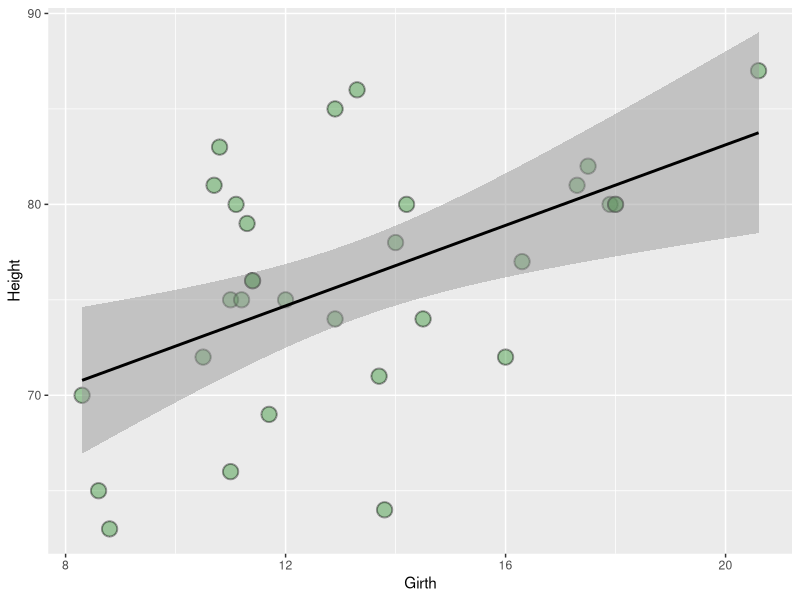
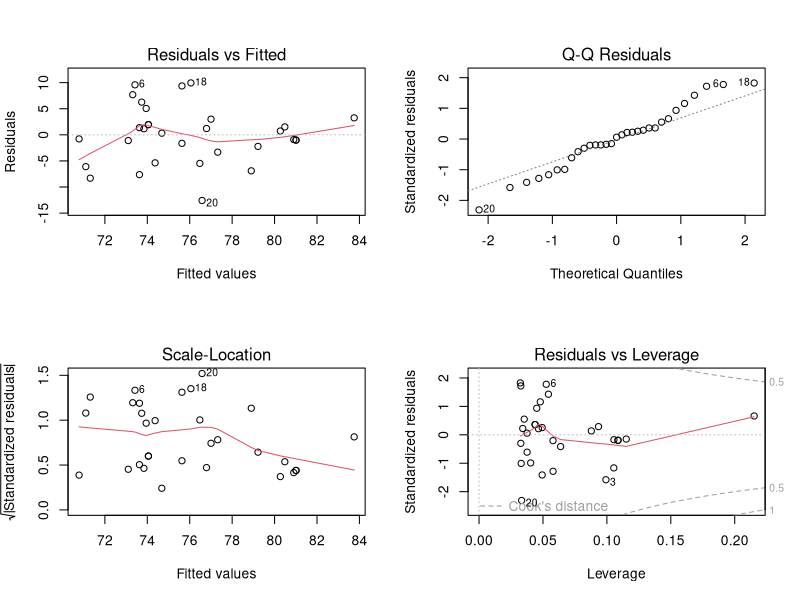
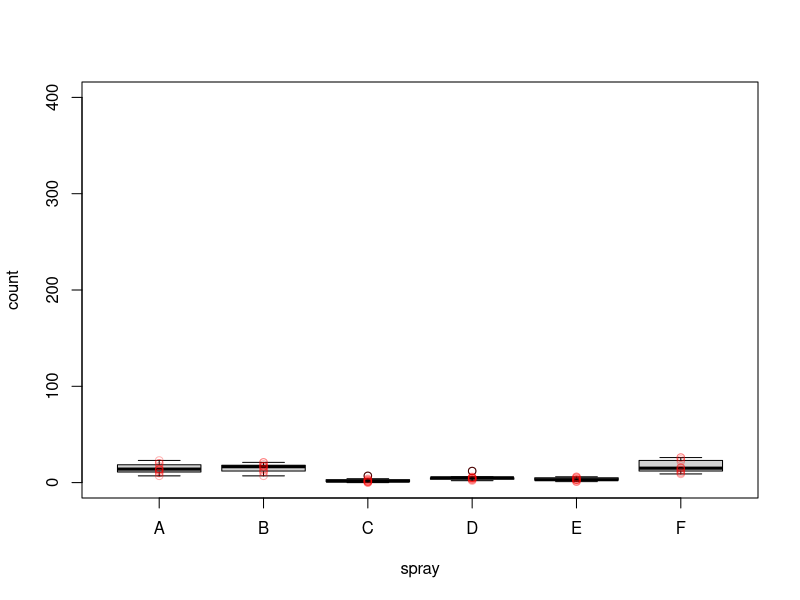
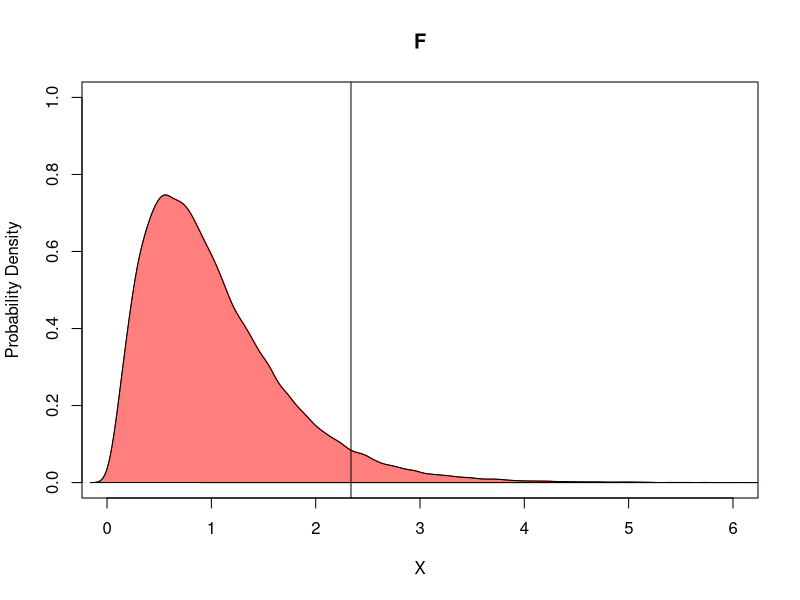

These charts were generated, in order, by the following R code:
#Homework 2.8 Matthew Winter 

data("trees")
install.packages('lmtest')
library('lmtest')
head(trees)
library(ggplot2)
tr <- ggplot(aes(x = Girth, y = Height), data = trees) +
  geom_point(size=4.5, shape=21, fill="forestgreen", color="black", stroke=1, alpha=0.4) +
  stat_smooth(method = "lm", alpha=0.5, color="black")
tr
trm1 = lm(Height~Girth, data=trees)
set.seed(1)
par(mfrow = c(2,2))
plot(trm1)

#1: The scale location plot does not show a horizontal line with equally, randomly spread points,----
#meaning the equal variance assumption is not met. 
#2 ---- We do not want anything in the top and bottom right corners of the Residuals vs Leverage
#plot. This plot seems to be alright in that there are not points withing those corners. 
data("InsectSprays")
head(InsectSprays)

ins = lm(count~spray, data=InsectSprays)
summary(ins)
par(mfrow = c(1,1))
plot(count~spray, data=InsectSprays, ylim=c(0,400))
points(count~spray, data=InsectSprays, col=rgb(1,0,0,.3))
#3 Sprays C,D, and E are all statistically different from spray A for the response variable, count. -----
insa <- anova(ins)
#r2 <- 0.7036 
insa
insa[1,2]/sum(insa[,2])
#4. The bracket-calculated r2 value from the anova is calculated above (0.724439) ----
summary(as.factor(InsectSprays$spray))
#5. All groups have the same amount of data, so it is balanced ---- 

#6----- 

insa
par(mfrow=c(1,1))
f.plot<-sort(rf(100000,5,66))
d<-density(f.plot)
plot(d,col=rgb(1,0,0),main="F",xlab="X",ylab="Probability Density",xlim=c(0,6),ylim=c(0,1))
polygon(d,col=rgb(1,0,0,.5))     
abline(v=f.plot[95000],lwd=2,col=rgb(0,0,0,.5))

summary(insa)
#       Df            Sum Sq        Mean Sq          F value         Pr(>F) 
# Min.   : 5.00   Min.   :1015   Min.   : 15.38   Min.   :34.7   Min.   :0  
# 1st Qu.:20.25   1st Qu.:1429   1st Qu.:144.98   1st Qu.:34.7   1st Qu.:0  
#  Median :35.50   Median :1842   Median :274.57   Median :34.7   Median :0  
#  Mean   :35.50   Mean   :1842   Mean   :274.57   Mean   :34.7   Mean   :0  
#  3rd Qu.:50.75   3rd Qu.:2255   3rd Qu.:404.17   3rd Qu.:34.7   3rd Qu.:0  
#  Max.   :66.00   Max.   :2669   Max.   :533.77   Max.   :34.7   Max.   :0  
#                                                  NA's   :1      NA's   :1
# The F min value for significance is 34.7, which is min to produce significant p-value. 






